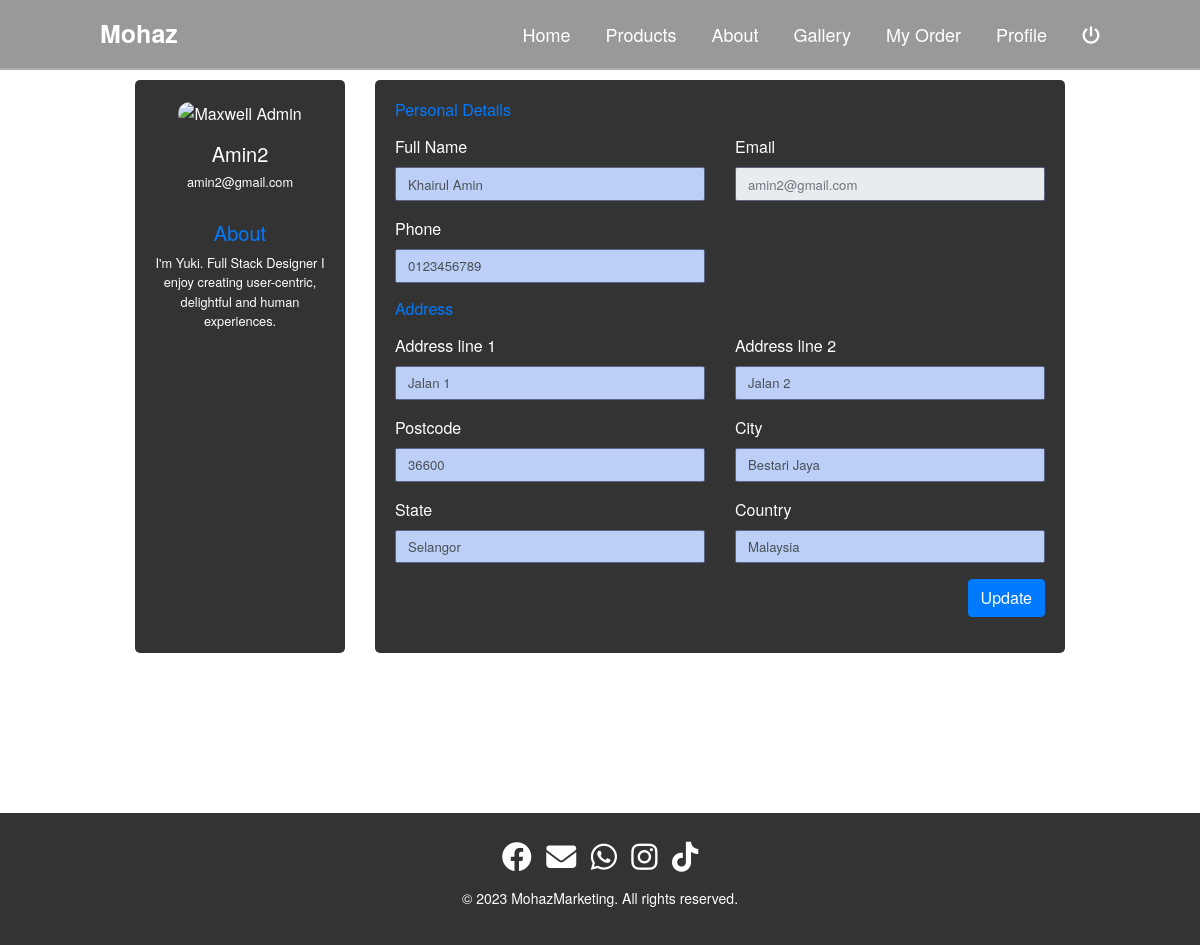
The page /customer/profile.php (signed in) on the database its author committed.
### tables this page shows
CREATE TABLE `customer` (
  `custID` varchar(100) NOT NULL,
  `custName` text DEFAULT NULL,
  `custFullName` varchar(100) DEFAULT NULL,
  `custEmail` text DEFAULT NULL,
  `custPassword` text DEFAULT NULL,
  `custPhoneNum` text DEFAULT NULL,
  `address_Line1` text DEFAULT NULL,
  `address_Line2` varchar(100) DEFAULT NULL,
  `postcode` varchar(100) DEFAULT NULL,
  `city` varchar(100) DEFAULT NULL,
  `state` varchar(100) DEFAULT NULL,
  `country` varchar(100) DEFAULT NULL,
  `profilePic` varchar(100) DEFAULT NULL,
  `dateCreate` datetime NOT NULL DEFAULT current_timestamp()
);

### customer/profile.php (the view, shortened to what this page needs)
<?php
include "navigation.php";
if(isset($_SESSION['userID'])) {
?>
<!DOCTYPE html>
<html lang="en">
<head>
  <link href="https://cdn.jsdelivr.net/npm/bootstrap@4.5.0/dist/css/bootstrap.min.css" rel="stylesheet">
  <link rel="stylesheet" type="text/css" href="Css/profile.css">
  <link rel="stylesheet" type="text/css" href="Css/navigationCSS.css">
  <link href='https://unpkg.com/boxicons@2.1.4/css/boxicons.min.css' rel='stylesheet'>
</head>
<body>
  <main>
    <?php
    $userID = $_SESSION['userID'];
    $sqlSelectCust = "SELECT * FROM `customer`WHERE `custID` = '$userID'";
    $res = mysqli_query($conn, $sqlSelectCust);
    $row = mysqli_fetch_assoc($res);
    ?>
    <section id="profile">
      <div class="profile-container">
        <div class="row gutters">
          <div class="col-xl-3 col-lg-3 col-md-12 col-sm-12 col-12">
            <div class="card h-100">
              <div class="card-body">
                <div class="account-settings">
                  <div class="user-profile">
                    <div class="user-avatar">
                      <img src="https://bootdey.com/img/Content/avatar/avatar1.png" alt="Maxwell Admin">
                    </div>
                    <h5 class="user-name"><?php echo $row["custName"]; ?></h5>
                    <h6 class="user-email"><?php echo $row["custEmail"]; ?></h6>
                  </div>
                  <div class="about">
                    <h5 class="mb-2 text-primary">About</h5>
                    <p>I'm Yuki. Full Stack Designer I enjoy creating user-centric, delightful and human experiences.</p>
                  </div>
                </div>
              </div>
            </div>
          </div>
          <div class="col-xl-9 col-lg-9 col-md-12 col-sm-12 col-12">
            <div class="card h-100">
              <div class="card-body">
                <div class="row gutters">
                  <div class="col-xl-12 col-lg-12 col-md-12 col-sm-12 col-12">
                    <h6 class="mb-3 text-primary">Personal Details</h6>
                  </div>
                  <div class="col-xl-6 col-lg-6 col-md-6 col-sm-6 col-12">
                    <div class="form-group">
                      <label for="custFullName">Full Name</label>
                      <input type="text" class="form-control" id="custFullName" placeholder="Enter full name" value="<?php echo $row["custFullName"]; ?>">
                    </div>
                  </div>
                  <div class="col-xl-6 col-lg-6 col-md-6 col-sm-6 col-12">
                    <div class="form-group">
                      <label for="custEmail">Email</label>
                      <input type="email" class="form-control" id="custEmail" name="custEmail" placeholder="<?php echo $row["custEmail"]; ?>" disabled>
                    </div>
                  </div>
                  <div class="col-xl-6 col-lg-6 col-md-6 col-sm-6 col-12">
                    <div class="form-group">
                      <label for="custPhoneNum">Phone</label>
                      <input type="text" class="form-control" id="custPhoneNum" name="custPhoneNum" placeholder="Enter phone number" value="<?php echo $row["custPhoneNum"]; ?>">
                    </div>
                  </div>
                </div>
                <div class="row gutters">
                  <div class="col-xl-12 col-lg-12 col-md-12 col-sm-12 col-12">
                    <h6 class="mb-3 text-primary">Address</h6>
                  </div>
                  <div class="col-xl-6 col-lg-6 col-md-6 col-sm-6 col-12">
                    <div class="form-group">
                      <label for="address_Line1">Address line 1</label>
                      <input type="text" class="form-control" id="address_Line1" name="address_Line1" placeholder="Enter Address line 1" value="<?php echo $row["address_Line1"]; ?>">
                    </div>
                  </div>
                  <div class="col-xl-6 col-lg-6 col-md-6 col-sm-6 col-12">
                    <div class="form-group">
                      <label for="address_Line2">Address line 2</label>
                      <input type="name" class="form-control" id="address_Line2" name="address_Line2" placeholder="Enter Address line 2" value="<?php echo $row["address_Line2"]; ?>">
                    </div>
                  </div>
                  <div class="col-xl-6 col-lg-6 col-md-6 col-sm-6 col-12">
                    <div class="form-group">
                      <label for="postcode">Postcode</label>
                      <input type="text" class="form-control" id="postcode" name="postcode" placeholder="Enter Postcode" value="<?php echo $row["postcode"]; ?>">
                    </div>
                  </div>
                  <div class="col-xl-6 col-lg-6 col-md-6 col-sm-6 col-12">
                    <div class="form-group">
                      <label for="city">City</label>
                      <input type="text" class="form-control" id="city" name="city" placeholder="City" value="<?php echo $row["city"]; ?>">
                    </div>
                  </div>
                  <div class="col-xl-6 col-lg-6 col-md-6 col-sm-6 col-12">
                    <div class="form-group">
                      <label for="state">State</label>
                      <input type="text" class="form-control" id="state" name="state" placeholder="Enter State" value="<?php echo $row["state"]; ?>">
                    </div>
                  </div>
                  <div class="col-xl-6 col-lg-6 col-md-6 col-sm-6 col-12">
                    <div class="form-group">
                      <label for="country">Country</label>
                      <input type="text" class="form-control" id="country" name="country" placeholder="Enter country" value="<?php echo $row["country"]; ?>">
                    </div>
                  </div>
                </div>
                <div class="row gutters">
                  <div class="col-xl-12 col-lg-12 col-md-12 col-sm-12 col-12">
                    <div class="text-right">
                      <button class="btn btn-primary" id="update" name="update">Update</button>
                    </div>
                  </div>
                </div>
              </div>
            </div>
          </div>
        </div>
      </div>
    </section>
  </main>
</body>
</html>
<?php
}else{
  header("Location: ../login.php");
}
?>

### customer/Css/profile.css (style rules this page uses)
#profile { padding: 60px 0; padding-top: 80px; }
.profile-container { max-width: 960px; margin: 0 auto; padding: 0 15px; color: #fff; }
.account-settings .user-profile { margin: 0 0 1rem 0; padding-bottom: 1rem; text-align: center; }
.account-settings .user-profile .user-avatar { margin: 0 0 1rem 0; }
.account-settings .user-profile .user-avatar img { width: 90px; height: 90px; -webkit-border-radius: 100px; -moz-border-radius: 100px; border-radius: 100px; }
.account-settings .user-profile h5.user-name { margin: 0 0 0.5rem 0; }
.account-settings .user-profile h6.user-email { margin: 0; font-size: 0.8rem; font-weight: 400; }
.account-settings .about { margin: 1rem 0 0 0; font-size: 0.8rem; text-align: center; }
.card { background: #333; -webkit-border-radius: 5px; -moz-border-radius: 5px; border-radius: 5px; border: 0; margin-bottom: 1rem; }
.form-control { border: 1px solid #596280; -webkit-border-radius: 2px; -moz-border-radius: 2px; border-radius: 2px; font-size: .825rem; background: #bcd0f7; }

### customer/Css/navigationCSS.css (style rules this page uses)
* { margin:0; padding:0; box-sizing: border-box; text-decoration: none; list-style: none; }
html { -webkit-font-smoothing: antialiased; font-size: initial !important; }
body { font-family: 'Helvetica Neue', sans-serif; display: flex; flex-direction: column; min-height: 100vh; }
html, body { height: 100%; }
main { width: 100%; background-color: #fff; padding-bottom: 100px; flex: 1 0 auto; }

### rows shown on the page
customer: custName "Amin2", custEmail "amin2@gmail.com", custFullName "Khairul Amin", custPhoneNum "0123456789", address_Line1 "Jalan 1", address_Line2 "Jalan 2", postcode "36600", city "Bestari Jaya", state "Selangor", country "Malaysia"
